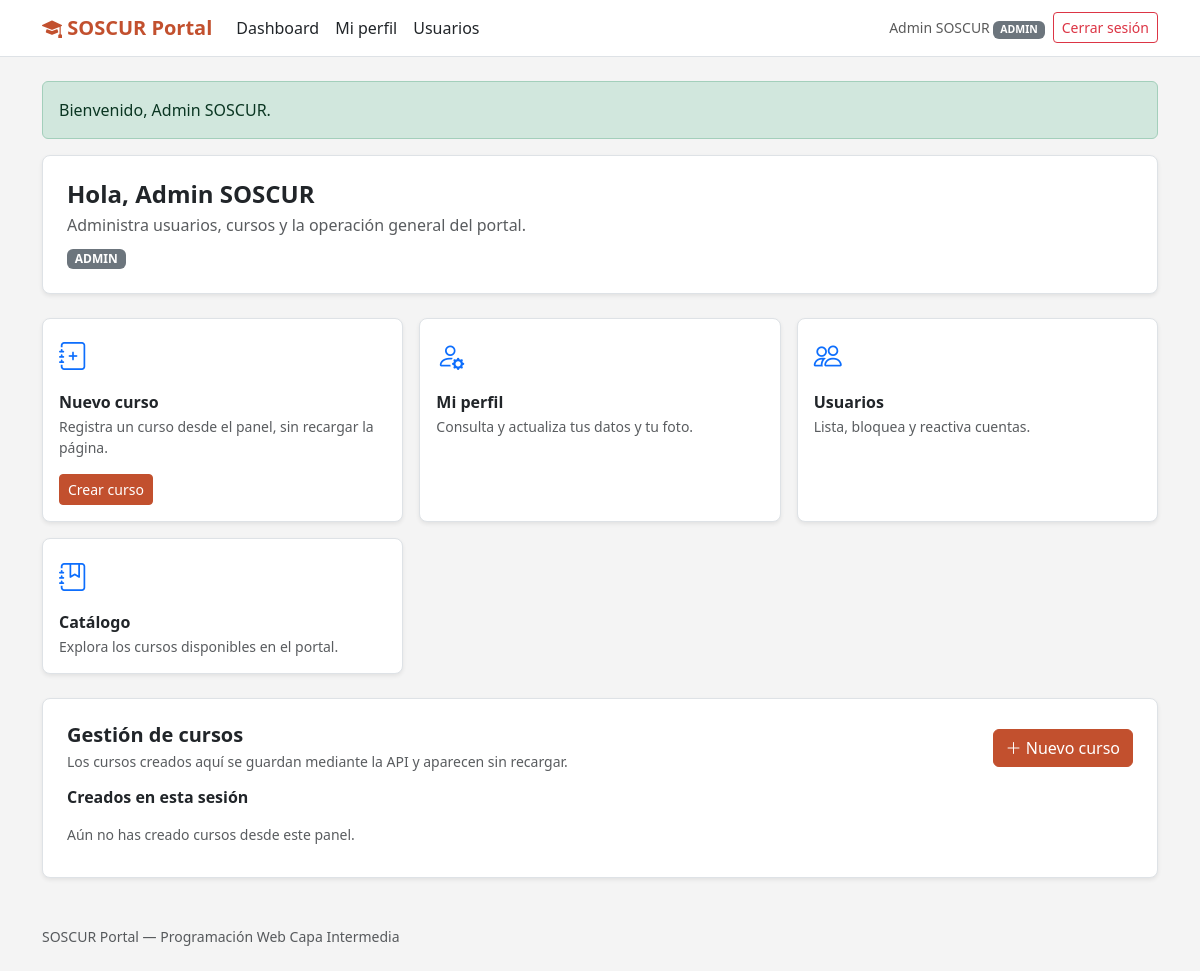
/dashboard (signed in), run on the app's committed database.
### tables this page shows
CREATE TABLE IF NOT EXISTS usuarios (
    usuario_id INT AUTO_INCREMENT PRIMARY KEY,
    nombre VARCHAR(100) NOT NULL,
    correo VARCHAR(150) NOT NULL,
    contrasena_hash VARCHAR(255) NOT NULL,
    rol ENUM('estudiante', 'instructor', 'admin') NOT NULL DEFAULT 'estudiante',
    genero ENUM('femenino', 'masculino', 'prefiero_no_decir') DEFAULT NULL,
    fecha_nacimiento DATE DEFAULT NULL,
    foto_perfil VARCHAR(255) DEFAULT NULL,
    correo_verificado BOOLEAN NOT NULL DEFAULT FALSE,
    token_verificacion VARCHAR(100) DEFAULT NULL,
    token_verificacion_expira DATETIME DEFAULT NULL,
    intentos_fallidos TINYINT NOT NULL DEFAULT 0,
    bloqueado BOOLEAN NOT NULL DEFAULT FALSE,
    motivo_bloqueo VARCHAR(255) DEFAULT NULL,
    fecha_bloqueo DATETIME DEFAULT NULL,
    bloqueado_por INT DEFAULT NULL,
    remember_token VARCHAR(100) DEFAULT NULL,
    remember_token_expira DATETIME DEFAULT NULL,
    fecha_registro DATETIME NOT NULL DEFAULT CURRENT_TIMESTAMP,
    UNIQUE KEY uq_usuario_correo (correo),
    UNIQUE KEY uq_usuario_token_verificacion (token_verificacion),
    KEY idx_usuario_rol_bloqueado (rol, bloqueado),
    KEY idx_usuario_remember_token (remember_token),
    KEY fk_usuario_bloqueado_por (bloqueado_por),
    CONSTRAINT fk_usuario_bloqueado_por
        FOREIGN KEY (bloqueado_por) REFERENCES usuarios(usuario_id)
        ON DELETE SET NULL ON UPDATE CASCADE
);

### app/controllers/AuthController.php (called while the page is built, shortened)
<?php
class AuthController extends Controller
{
    public function dashboard(): void
    {
        $usuario = Auth::user();
        $this->view('dashboard/index', [
            'usuario' => $usuario,
            'flash' => $this->takeFlash(),
        ]);
    }
}

### app/middleware/AccessMiddleware.php (called while the page is built, shortened)
<?php
final class AccessMiddleware implements MiddlewareInterface
{
    public function handle(string $uri, callable $next): void
    {
        $next();
    }
}

### public/index.php (called while the page is built, shortened)
<?php
$router = new Router();
$router->get('/', [HomeController::class, 'index']);
$router->get('/home', [HomeController::class, 'index']);
$router->get('/login', [AuthController::class, 'showLogin']);
$router->post('/login', [AuthController::class, 'login']);
$router->get('/verificar-correo', [AuthController::class, 'verificarCorreo']);
$router->get('/registro', [AuthController::class, 'showRegister']);
$router->post('/registro', [AuthController::class, 'register']);
$router->post('/logout', [AuthController::class, 'logout']);
$router->get('/dashboard', [AuthController::class, 'dashboard']);
$router->get('/perfil', [AuthController::class, 'showProfile']);
$router->post('/perfil', [AuthController::class, 'updateProfile']);
$router->post('/perfil/contrasena', [AuthController::class, 'changePassword']);
$router->get('/admin/usuarios', [UserController::class, 'index']);
$router->post('/admin/usuarios/{id}/bloquear', [UserController::class, 'bloquear']);
$router->post('/admin/usuarios/{id}/reactivar', [UserController::class, 'reactivar']);
$router->get('/api/v1/categorias', [ApiController::class, 'categorias']);
$router->get('/api/v1/cursos', [ApiController::class, 'cursos']);
$router->post('/api/v1/cursos', [ApiController::class, 'crearCurso']);
$router->post('/api/v1/registro', [ApiAuthController::class, 'registro']);
$router->post('/api/v1/login', [ApiAuthController::class, 'login']);
$router->post('/api/v1/verificar-correo', [ApiAuthController::class, 'verificarCorreo']);
$router->post('/api/v1/verificar-correo/reenviar', [ApiAuthController::class, 'reenviarVerificacion']);
$router->post('/api/v1/logout', [ApiAuthController::class, 'logout']);
$router->get('/api/v1/perfil', [ApiAuthController::class, 'perfil']);
$router->patch('/api/v1/perfil', [ApiAuthController::class, 'actualizarPerfil']);
$router->post('/api/v1/perfil/contrasena', [ApiAuthController::class, 'cambiarContrasena']);
$router->post('/api/v1/perfil/foto', [ApiAuthController::class, 'subirFoto']);
$router->get('/api/v1/admin/usuarios', [ApiAdminController::class, 'usuarios']);
$router->post('/api/v1/admin/usuarios/{id}/bloquear', [ApiAdminController::class, 'bloquear']);
$router->post('/api/v1/admin/usuarios/{id}/reactivar', [ApiAdminController::class, 'reactivar']);
$requestPath = parse_url($_SERVER['REQUEST_URI'] ?? '/', PHP_URL_PATH) ?: '/';
$requestPath = preg_replace('#^/public(?=/|$)#', '', $requestPath) ?? $requestPath;
$requestPath = preg_replace('#^/index\.php(?=/|$)#', '', $requestPath) ?? $requestPath;
$requestPath = $requestPath === '' ? '/' : $requestPath;
$method = $_SERVER['REQUEST_METHOD'] ?? 'GET';
try {
    $router->dispatch($requestPath, $method);
} catch (\Throwable $exception) {
    error_log('Error no controlado: ' . $exception->getMessage());
    http_response_code(500);
    if (str_starts_with($requestPath, '/api/')) {
        header('Content-Type: application/json; charset=utf-8');
        echo json_encode(['error' => 'Error interno del servidor'], JSON_UNESCAPED_UNICODE);
    } else {
        header('Content-Type: text/plain; charset=utf-8');
        echo '500 Internal Server Error';
    }
}

### app/helpers/Url.php (called while the page is built, shortened)
<?php
final class Url
{
    public static function base(): string
    {
        $scriptName = str_replace('\\', '/', $_SERVER['SCRIPT_NAME'] ?? '');
        $base = str_replace('\\', '/', dirname(dirname($scriptName)));
        $base = rtrim($base, '/');
        return $base === '' || $base === '.' || $base === '/' ? '' : $base;
    }
    public static function to(string $path = ''): string
    {
        return self::base() . '/' . ltrim($path, '/');
    }
    public static function asset(string $path): string
    {
        return self::to($path);
    }
}

### app/helpers/Session.php (called while the page is built, shortened)
<?php
final class Session
{
    public static function usuarioId(): ?int
    {
        return isset($_SESSION['usuario_id']) ? (int) $_SESSION['usuario_id'] : null;
    }
}

### app/helpers/Auth.php (called while the page is built, shortened)
<?php
final class Auth
{
    public static function user(): ?array
    {
        $usuarioId = Session::usuarioId();
        $usuario = (new Usuario())->buscarPorId($usuarioId);
        return $usuario;
    }
}

### app/config/Database.php (called while the page is built, shortened)
<?php
final class Database
{
    private static ?PDO $connection = null;
    public static function getConnection(): PDO
    {
        if (self::$connection instanceof PDO) {
            return self::$connection;
        }
        $config = require __DIR__ . '/config.php';
        $db = $config['db'];
        $dsn = sprintf(
            'mysql:host=%s;port=%s;dbname=%s;charset=%s',
            $db['host'],
            $db['port'],
            $db['name'],
            $db['charset']
        );
        try {
            self::$connection = new PDO(
                $dsn,
                $db['user'],
                $db['pass'],
                [
                    PDO::ATTR_ERRMODE => PDO::ERRMODE_EXCEPTION,
                    PDO::ATTR_DEFAULT_FETCH_MODE => PDO::FETCH_ASSOC,
                    PDO::ATTR_EMULATE_PREPARES => false,
                    PDO::ATTR_STRINGIFY_FETCHES => false,
                    PDO::ATTR_TIMEOUT => 5,
                ]
            );
        } catch (PDOException $exception) {
            error_log('Error de conexión a MySQL: ' . $exception->getMessage());
            throw new RuntimeException('No se pudo conectar a la base de datos.', 0, $exception);
        }
        return self::$connection;
    }
}

### app/models/Model.php (called while the page is built, shortened)
<?php
abstract class Model
{
    protected PDO $db;
    public function __construct()
    {
        $this->db = Database::getConnection();
    }
    protected function fetchOne(string $sql, array $params = []): ?array
    {
        $statement = $this->db->prepare($sql);
        $statement->execute($params);
        $row = $statement->fetch();
        return $row === false ? null : $row;
    }
}

### app/models/Usuario.php (called while the page is built, shortened)
<?php
class Usuario extends Model
{
    public function buscarPorId(int $id): ?array
    {
        return $this->fetchOne(
            'SELECT ' . self::CAMPOS_PUBLICOS . '
             FROM usuarios
             WHERE usuario_id = :id
             LIMIT 1',
            ['id' => $id]
        );
    }
}

### app/views/dashboard/index.php (the view, shortened to what this page needs)
<?php
require __DIR__ . '/../templates/header.php';
$rol = (string) $usuario['rol'];
$descripcionRol = [
    'estudiante' => 'Explora el catálogo, inscríbete a cursos y revisa tu progreso.',
    'instructor' => 'Gestiona tus cursos y revisa a tus estudiantes.',
    'admin' => 'Administra usuarios, cursos y la operación general del portal.',
][$rol] ?? 'Bienvenido al portal.';
?>
<?php if (!empty($flash)): ?>
  <div class="alert alert-<?= $flash['tipo'] === 'success' ? 'success' : 'danger' ?>">
    <?= htmlspecialchars($flash['mensaje'], ENT_QUOTES, 'UTF-8') ?>
  </div>
<?php endif; ?>
<div class="card border shadow-sm mb-4">
  <div class="card-body p-4">
    <h4 class="fw-bold mb-1">Hola, <?= htmlspecialchars((string) $usuario['nombre'], ENT_QUOTES, 'UTF-8') ?></h4>
    <p class="text-muted mb-2"><?= htmlspecialchars($descripcionRol, ENT_QUOTES, 'UTF-8') ?></p>
    <span class="badge bg-secondary text-uppercase"><?= htmlspecialchars($rol, ENT_QUOTES, 'UTF-8') ?></span>
  </div>
</div>
<div class="row g-3">
  <?php if (in_array($rol, ['instructor', 'admin'], true)): ?>
    <div class="col-md-6 col-lg-4">
      <div class="card border shadow-sm h-100">
        <div class="card-body">
          <i class="bi bi-journal-plus fs-3 text-primary"></i>
          <h6 class="fw-bold mt-3 mb-1">Nuevo curso</h6>
          <p class="text-muted small mb-3">Registra un curso desde el panel, sin recargar la página.</p>
          <button class="btn btn-primary-soscur btn-sm" type="button" data-bs-toggle="modal" data-bs-target="#modalCurso">
            Crear curso
          </button>
        </div>
      </div>
    </div>
  <?php endif; ?>
  <div class="col-md-6 col-lg-4">
    <a class="card border shadow-sm h-100 text-decoration-none text-reset" href="<?= htmlspecialchars(Url::to('perfil'), ENT_QUOTES, 'UTF-8') ?>">
      <div class="card-body">
        <i class="bi bi-person-gear fs-3 text-primary"></i>
        <h6 class="fw-bold mt-3 mb-1">Mi perfil</h6>
        <p class="text-muted small mb-0">Consulta y actualiza tus datos y tu foto.</p>
      </div>
    </a>
  </div>
  <?php if ($rol === 'admin'): ?>
    <div class="col-md-6 col-lg-4">
      <a class="card border shadow-sm h-100 text-decoration-none text-reset" href="<?= htmlspecialchars(Url::to('admin/usuarios'), ENT_QUOTES, 'UTF-8') ?>">
        <div class="card-body">
          <i class="bi bi-people fs-3 text-primary"></i>
          <h6 class="fw-bold mt-3 mb-1">Usuarios</h6>
          <p class="text-muted small mb-0">Lista, bloquea y reactiva cuentas.</p>
        </div>
      </a>
    </div>
  <?php endif; ?>
  <div class="col-md-6 col-lg-4">
    <a class="card border shadow-sm h-100 text-decoration-none text-reset" href="<?= htmlspecialchars(Url::to(''), ENT_QUOTES, 'UTF-8') ?>">
      <div class="card-body">
        <i class="bi bi-journal-bookmark fs-3 text-primary"></i>
        <h6 class="fw-bold mt-3 mb-1">Catálogo</h6>
        <p class="text-muted small mb-0">Explora los cursos disponibles en el portal.</p>
      </div>
    </a>
  </div>
</div>
<?php if (in_array($rol, ['instructor', 'admin'], true)): ?>
  <div class="card border shadow-sm mt-4">
    <div class="card-body p-4">
      <div class="d-flex flex-wrap justify-content-between align-items-center gap-2 mb-3">
        <div>
          <h5 class="fw-bold mb-1">Gestión de cursos</h5>
          <p class="text-muted small mb-0">Los cursos creados aquí se guardan mediante la API y aparecen sin recargar.</p>
        </div>
        <button class="btn btn-primary-soscur" type="button" data-bs-toggle="modal" data-bs-target="#modalCurso">
          <i class="bi bi-plus-lg"></i> Nuevo curso
        </button>
      </div>
      <h6 class="fw-bold mt-3 mb-2">Creados en esta sesión</h6>
      <ul id="cursos-creados" class="list-group list-group-flush">
        <li class="list-group-item text-muted small px-0 js-sin-cursos">Aún no has creado cursos desde este panel.</li>
      </ul>
    </div>
  </div>
<?php endif; ?>
<?php
require __DIR__ . '/../templates/footer.php';
?>

### app/views/templates/header.php (shortened to what this page needs)
<?php
$navUsuario = Auth::user();
?>
<!DOCTYPE html>
<html lang="es">
<head>
  <link href="https://cdn.jsdelivr.net/npm/bootstrap@5.3.3/dist/css/bootstrap.min.css" rel="stylesheet">
  <link href="https://cdn.jsdelivr.net/npm/bootstrap-icons@1.11.3/font/bootstrap-icons.min.css" rel="stylesheet">
  <link href="<?= htmlspecialchars(Url::asset('css/prototipo.css'), ENT_QUOTES, 'UTF-8') ?>" rel="stylesheet">
</head>
<body>
<nav class="navbar navbar-expand-lg navbar-soscur">
  <div class="container">
    <a class="navbar-brand" href="<?= htmlspecialchars(Url::to(''), ENT_QUOTES, 'UTF-8') ?>">
      <i class="bi bi-mortarboard-fill"></i> SOSCUR Portal
    </a>
    <div class="collapse navbar-collapse" id="navPrincipal">
      <ul class="navbar-nav me-auto">
        <?php if ($navUsuario !== null): ?>
          <li class="nav-item"><a class="nav-link" href="<?= htmlspecialchars(Url::to('dashboard'), ENT_QUOTES, 'UTF-8') ?>">Dashboard</a></li>
          <li class="nav-item"><a class="nav-link" href="<?= htmlspecialchars(Url::to('perfil'), ENT_QUOTES, 'UTF-8') ?>">Mi perfil</a></li>
          <?php if ($navUsuario['rol'] === 'admin'): ?>
            <li class="nav-item"><a class="nav-link" href="<?= htmlspecialchars(Url::to('admin/usuarios'), ENT_QUOTES, 'UTF-8') ?>">Usuarios</a></li>
          <?php endif; ?>
        <?php endif; ?>
      </ul>
      <div class="d-flex align-items-center gap-2">
        <?php if ($navUsuario !== null): ?>
          <span class="navbar-text small">
            <?= htmlspecialchars($navUsuario['nombre'], ENT_QUOTES, 'UTF-8') ?>
            <span class="badge bg-secondary text-uppercase"><?= htmlspecialchars($navUsuario['rol'], ENT_QUOTES, 'UTF-8') ?></span>
          </span>
          <form method="post" action="<?= htmlspecialchars(Url::to('logout'), ENT_QUOTES, 'UTF-8') ?>">
            <button class="btn btn-outline-danger btn-sm" type="submit">Cerrar sesión</button>
          </form>
        <?php else: ?>
          <a class="btn btn-outline-secondary btn-sm" href="<?= htmlspecialchars(Url::to('login'), ENT_QUOTES, 'UTF-8') ?>">Iniciar sesión</a>
          <a class="btn btn-primary-soscur btn-sm" href="<?= htmlspecialchars(Url::to('registro'), ENT_QUOTES, 'UTF-8') ?>">Registrarse</a>
        <?php endif; ?>
      </div>
    </div>
  </div>
</nav>
<main class="container py-4">

### public/css/prototipo.css (style rules this page uses)
:root { --primary: #C2502E; --primary-dark: #9E3E20; --bg: #F4F4F4; --surface: #FFFFFF; --text: #212529; --muted: #6C757D; --border: #DEE2E6; --danger: #DC3545; --success: #198754; }
body { background: var(--bg); color: var(--text); font-family: system-ui, -apple-system, "Segoe UI", sans-serif; }
.navbar-soscur { background: var(--surface); border-bottom: 1px solid var(--border); }
.navbar-soscur .navbar-brand { color: var(--primary); font-weight: 700; }
.navbar-soscur .nav-link, .navbar-soscur .nav-link.active, .navbar-soscur .nav-link:hover { color: var(--text); }
.btn-primary-soscur { background: var(--primary); border-color: var(--primary); color: #fff; }
.card { border-radius: .5rem; }

### data on the page
usuarios: nombre "Admin SOSCUR", rol "ADMIN", rol "Administra usuarios, cursos y la operación general del portal."

### other printed values
$flash['mensaje'] "Bienvenido, Admin SOSCUR."
